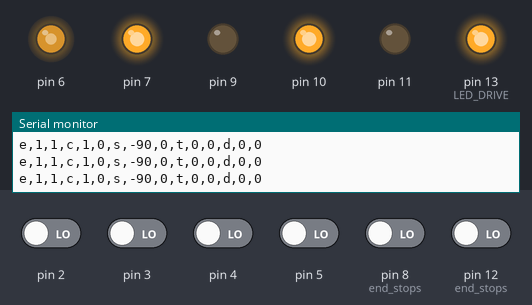
The sketch below on a simulated Arduino Uno, built with avr-gcc and run on an emulated ATmega328P. On the bench: output pins drawn as LEDs (lit = HIGH), the last lines printed to the serial monitor. Inputs (shaded band) come from the test bench; at power-on: pin 2–5, pin 8 (end_stops), pin 12 (end_stops) LOW.

Above: at 1.2 s.
1.3 s: pin 2 driven HIGH
At 1.6 s:
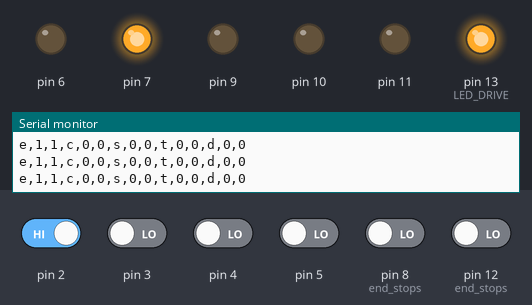
2.8 s: pin 3 driven HIGH
At 4.0 s:
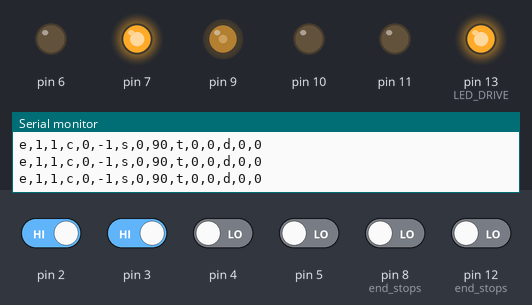
5.8 s: pin 2 driven LOW
At 6.3 s:
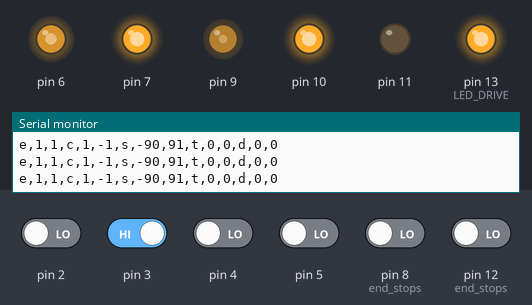
8.8 s: pin 2 driven HIGH and pin 3 driven LOW and pin 4 driven HIGH and pin 5 driven HIGH and pin 8 (end_stops) driven HIGH
At 9.7 s:
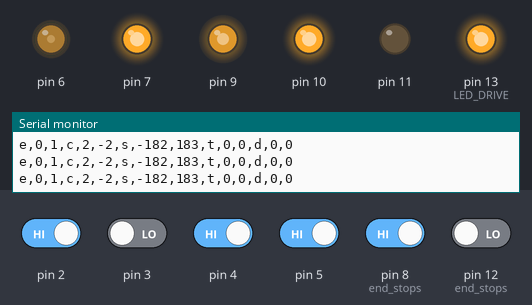
11.8 s: pin 3 driven HIGH
14.8 s: pin 3 driven LOW and pin 5 driven LOW
Timing chart, 0 to 22.0 s (numbered marks = the images above; inputs shaded):
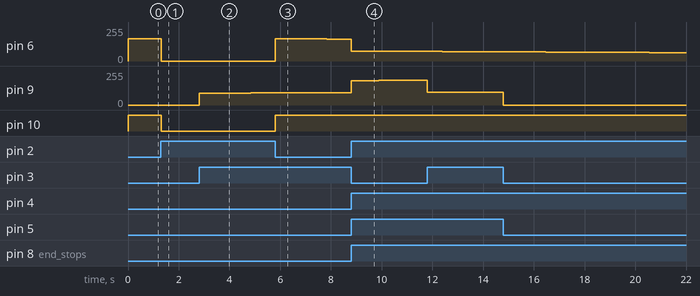

The sketch:

dc_motor.ino
```cpp
#include "solar.h"
#include "dcmotor.h"

  /*
  ;
  */

#define MOTOR_EN    7
#define LED_DRIVE   13

#define OPTO_A_0    2
#define OPTO_B_0    4
#define END_STOP_0  8
#define MOTOR_DIR_0 10
#define MOTOR_PWM_0 6

#define OPTO_A_1    3
#define OPTO_B_1    5
#define END_STOP_1  12
#define MOTOR_DIR_1 11
#define MOTOR_PWM_1 9

//#define MAX_SPEED 250 // 24V motor
#define MAX_SPEED 200 // 24V motor

#define PID_KP 90
#define PID_KI 0.001
#define PID_KD 0.0

static PID pid_0(PID_KP, PID_KI, PID_KD, MAX_SPEED);
static PID pid_1(PID_KP, PID_KI, PID_KD, MAX_SPEED);

static DcMotor dc_motor_0(& quad_0, & pid_0);
static DcMotor dc_motor_1(& quad_1, & pid_1);

static DcMotor* motors[] = {
  & dc_motor_0,
  & dc_motor_1,
};

static const int end_stops[] = {
  END_STOP_0,
  END_STOP_1,
};

#define NUM_MOTORS 2

  /*
  ;  Setup
  */

void setup()
{
  sys_timer.setup();

  //Serial.begin(9600);
  Serial.begin(115200);

  //  DC Motor control
  bool okay[2];
  okay[0] = motors[0]->open(MOTOR_PWM_0, MOTOR_DIR_0, MOTOR_EN, OPTO_A_0, OPTO_B_0);
  okay[1] = motors[1]->open(MOTOR_PWM_1, MOTOR_DIR_1, MOTOR_EN, OPTO_A_1, OPTO_B_1);

  for (int i = 0; i < NUM_MOTORS; ++i)
  {
    if (!okay[i])
    {
      Serial.print("error opening motor ");
      Serial.print(i);
      Serial.print("\r\n");
      return;
    }
  }

  // Turn on the opto LEDs
  pinMode(LED_DRIVE, OUTPUT);
  digitalWrite(LED_DRIVE, 1);

  Serial.print("starting ...\r\n");
  // TODO : does this need a delay because of glitches
  // caused by the opto sensor LED turning on?

  for (int i = 0; i < NUM_MOTORS; ++i)
  {
    pinMode(end_stops[i], INPUT);
    motors[i]->enable();
    motors[0]->set_count(i);
  }
}

  /*
  ;  Decode movement commands.
  */

#define COMMAND 0xFF

void command_handler()
{
  typedef struct
  {
    unsigned char  m_start;
    unsigned char  m_command;
    unsigned char  m_ack;
    unsigned char  m_index;
    int            m_value;
  }  Message;

  static unsigned char buff[sizeof(Message)];
  static int index = 0;

  if (!Serial.available())
    return;

  const int c = Serial.read();

  buff[index++] = c;

  if (index != sizeof(Message))
    return;

  index = 0;
  Message* message = (Message*) buff;

  if (message->m_start != 0xFF)
    return;

  DcMotor* motor = motors[message->m_index];

  switch (message->m_command)
  {
    case 0:
      motor->move_to(message->m_value, message->m_ack);
      break;
    case 1:
      motor->set_count(message->m_value);
      break;
  }
}

  /*
  ;
  */

PeriodTimer opto_timer(50);

void loop()
{
  command_handler();

  if (!opto_timer.ready())
    return;

  int value;

  Serial.print("e");
  for (int i  = 0;  i < NUM_MOTORS; ++i)
  {
    value = ! digitalRead(end_stops[i]);
    Serial.print(",");
    Serial.print(value);
  }

  Serial.print(",c");
  for (int i  = 0;  i < NUM_MOTORS; ++i)
  {
    value = motors[i]->count();
    Serial.print(",");
    Serial.print(value);
  }

  Serial.print(",s");
  for (int i  = 0;  i < NUM_MOTORS; ++i)
  {
    value = motors[i]->speed();
    Serial.print(",");
    Serial.print(value);
  }

  Serial.print(",t");
  for (int i  = 0;  i < NUM_MOTORS; ++i)
  {
    value = motors[i]->target();
    Serial.print(",");
    Serial.print(value);
  }

  Serial.print(",d");
  for (int i  = 0;  i < NUM_MOTORS; ++i)
  {
    value = motors[i]->done();
    Serial.print(",");
    Serial.print(value);
  }

  Serial.print("\r\n");
}

//  FIN
```

Measured:
- after the input at 1.3 s, pin 6: 166/255 → 0/255 at once; pin 10: HIGH → LOW at once
- after the input at 2.8 s, pin 9: 0/255 → 90/255 at once, → 91/255 2.0 s later
- after the input at 5.8 s, pin 6: 0/255 → 166/255 at once, → 165/255 2.0 s later; pin 10: LOW → HIGH at once
- after the input at 8.8 s, pin 6: 165/255 → 75/255 at once, → 74/255 0.54 s later, → 73/255 1.0 s later, → 72/255 1.0 s later
